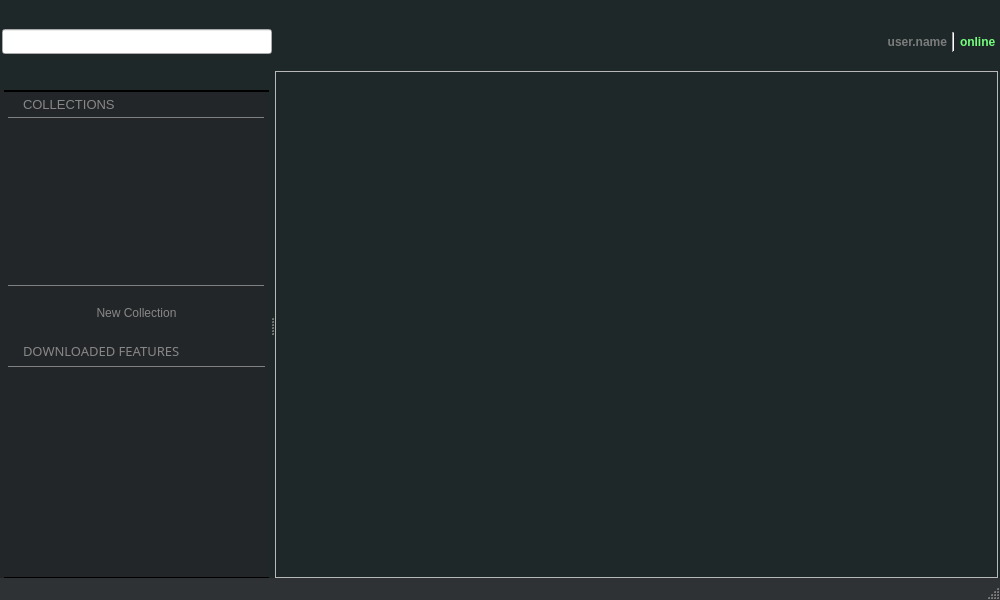
<?xml version="1.0" encoding="UTF-8"?>
<ui version="4.0">
 <class>MainWindow</class>
 <widget class="QMainWindow" name="MainWindow">
  <property name="geometry">
   <rect>
    <x>0</x>
    <y>0</y>
    <width>1000</width>
    <height>600</height>
   </rect>
  </property>
  <property name="sizePolicy">
   <sizepolicy hsizetype="Minimum" vsizetype="Minimum">
    <horstretch>0</horstretch>
    <verstretch>0</verstretch>
   </sizepolicy>
  </property>
  <property name="minimumSize">
   <size>
    <width>1000</width>
    <height>600</height>
   </size>
  </property>
  <property name="windowTitle">
   <string>MainWindow</string>
  </property>
  <property name="styleSheet">
   <string notr="true">QMainWindow#MainWindow{ background-color: #1E2828;
																	 color: red;}</string>
  </property>
  <widget class="QWidget" name="centralwidget">
   <layout class="QVBoxLayout" name="verticalLayout_2">
    <property name="spacing">
     <number>0</number>
    </property>
    <property name="leftMargin">
     <number>0</number>
    </property>
    <property name="topMargin">
     <number>0</number>
    </property>
    <property name="rightMargin">
     <number>2</number>
    </property>
    <property name="bottomMargin">
     <number>0</number>
    </property>
    <item>
     <widget class="QFrame" name="frame">
      <property name="styleSheet">
       <string notr="true"/>
      </property>
      <property name="frameShape">
       <enum>QFrame::StyledPanel</enum>
      </property>
      <property name="frameShadow">
       <enum>QFrame::Raised</enum>
      </property>
     </widget>
    </item>
   </layout>
  </widget>
  <widget class="QMenuBar" name="menubar">
   <property name="geometry">
    <rect>
     <x>0</x>
     <y>0</y>
     <width>1000</width>
     <height>25</height>
    </rect>
   </property>
  </widget>
  <widget class="QStatusBar" name="statusbar">
   <property name="styleSheet">
    <string notr="true">QStatusBar#statusbar {background-color: #2E3235;
													 border-top-color: 1.5px solid black; }

/*border: 1.5px solid black;
					 										   border-right-color: transparent;
					 										   border-left-color: transparent; */</string>
   </property>
  </widget>
  <widget class="QDockWidget" name="dockWidget_collections">
   <property name="sizePolicy">
    <sizepolicy hsizetype="Preferred" vsizetype="Minimum">
     <horstretch>0</horstretch>
     <verstretch>0</verstretch>
    </sizepolicy>
   </property>
   <property name="minimumSize">
    <size>
     <width>269</width>
     <height>437</height>
    </size>
   </property>
   <property name="maximumSize">
    <size>
     <width>400</width>
     <height>524287</height>
    </size>
   </property>
   <property name="contextMenuPolicy">
    <enum>Qt::PreventContextMenu</enum>
   </property>
   <property name="styleSheet">
    <string notr="true"/>
   </property>
   <property name="features">
    <set>QDockWidget::NoDockWidgetFeatures</set>
   </property>
   <property name="allowedAreas">
    <set>Qt::NoDockWidgetArea</set>
   </property>
   <property name="windowTitle">
    <string notr="true"/>
   </property>
   <attribute name="dockWidgetArea">
    <number>1</number>
   </attribute>
   <widget class="QWidget" name="dockWidgetContents">
    <property name="sizePolicy">
     <sizepolicy hsizetype="MinimumExpanding" vsizetype="Preferred">
      <horstretch>0</horstretch>
      <verstretch>0</verstretch>
     </sizepolicy>
    </property>
    <property name="maximumSize">
     <size>
      <width>500</width>
      <height>16777215</height>
     </size>
    </property>
    <property name="styleSheet">
     <string notr="true">QWidget#dockWidgetContents { background-color: #232628; 
																		  }</string>
    </property>
    <layout class="QVBoxLayout" name="verticalLayout">
     <property name="spacing">
      <number>8</number>
     </property>
     <property name="leftMargin">
      <number>4</number>
     </property>
     <property name="topMargin">
      <number>0</number>
     </property>
     <property name="rightMargin">
      <number>0</number>
     </property>
     <property name="bottomMargin">
      <number>0</number>
     </property>
     <item>
      <widget class="QFrame" name="frame_collection">
       <property name="sizePolicy">
        <sizepolicy hsizetype="MinimumExpanding" vsizetype="Preferred">
         <horstretch>0</horstretch>
         <verstretch>0</verstretch>
        </sizepolicy>
       </property>
       <property name="minimumSize">
        <size>
         <width>0</width>
         <height>200</height>
        </size>
       </property>
       <property name="maximumSize">
        <size>
         <width>16777215</width>
         <height>200</height>
        </size>
       </property>
       <property name="baseSize">
        <size>
         <width>0</width>
         <height>0</height>
        </size>
       </property>
       <property name="styleSheet">
        <string notr="true">QFrame#frame_collection { border: 1.5px solid black;
					 										   border-right-color: transparent;
					 										   border-left-color: transparent;
																border-bottom-color: transparent;
															  }</string>
       </property>
       <property name="frameShape">
        <enum>QFrame::StyledPanel</enum>
       </property>
       <property name="frameShadow">
        <enum>QFrame::Raised</enum>
       </property>
       <layout class="QVBoxLayout" name="verticalLayout_3">
        <property name="spacing">
         <number>5</number>
        </property>
        <property name="leftMargin">
         <number>2</number>
        </property>
        <property name="topMargin">
         <number>5</number>
        </property>
        <property name="rightMargin">
         <number>3</number>
        </property>
        <property name="bottomMargin">
         <number>2</number>
        </property>
        <item>
         <widget class="QLabel" name="label_collections">
          <property name="text">
           <string>&lt;!DOCTYPE HTML PUBLIC &quot;-//W3C//DTD HTML 4.0//EN&quot; &quot;http://www.w3.org/TR/REC-html40/strict.dtd&quot;&gt;
&lt;html&gt;&lt;head&gt;&lt;meta name=&quot;qrichtext&quot; content=&quot;1&quot; /&gt;&lt;style type=&quot;text/css&quot;&gt;
p, li { white-space: pre-wrap; }
&lt;/style&gt;&lt;/head&gt;&lt;body style=&quot; font-family:'Ubuntu'; font-size:11pt; font-weight:400; font-style:normal;&quot;&gt;
&lt;p style=&quot; margin-top:12px; margin-bottom:12px; margin-left:0px; margin-right:0px; -qt-block-indent:0; text-indent:0px;&quot;&gt;&lt;span style=&quot; font-size:10pt; color:#878787;&quot;&gt;COLLECTIONS&lt;/span&gt;&lt;/p&gt;&lt;/body&gt;&lt;/html&gt;</string>
          </property>
          <property name="indent">
           <number>15</number>
          </property>
          <property name="textInteractionFlags">
           <set>Qt::NoTextInteraction</set>
          </property>
         </widget>
        </item>
        <item>
         <widget class="QListView" name="listView_collections">
          <property name="styleSheet">
           <string notr="true">QListView#listView_collections {border: 1px solid gray;
																		  border-right-color: transparent;
																		  border-left-color: transparent;
																		  /*border-bottom-color: transparent;*/
																		  background-color: #232628; 
																		  }</string>
          </property>
          <property name="viewMode">
           <enum>QListView::ListMode</enum>
          </property>
         </widget>
        </item>
       </layout>
      </widget>
     </item>
     <item>
      <widget class="QToolButton" name="toolButton_collection">
       <property name="sizePolicy">
        <sizepolicy hsizetype="Preferred" vsizetype="Fixed">
         <horstretch>0</horstretch>
         <verstretch>0</verstretch>
        </sizepolicy>
       </property>
       <property name="minimumSize">
        <size>
         <width>0</width>
         <height>30</height>
        </size>
       </property>
       <property name="maximumSize">
        <size>
         <width>16777215</width>
         <height>30</height>
        </size>
       </property>
       <property name="styleSheet">
        <string notr="true">QToolButton#toolButton_collection {/*border: 1px solid black;*/
																					 background-color: #232628;
																					 color: #878787;
																					 border-left-color: transparent;
																					 border-right-color: transparent;}

QToolButton#toolButton_collection:hover {color: white;}
</string>
       </property>
       <property name="text">
        <string>New Collection</string>
       </property>
       <property name="toolButtonStyle">
        <enum>Qt::ToolButtonTextBesideIcon</enum>
       </property>
       <property name="autoRaise">
        <bool>true</bool>
       </property>
       <property name="arrowType">
        <enum>Qt::NoArrow</enum>
       </property>
      </widget>
     </item>
     <item>
      <widget class="QFrame" name="frame_downloaded">
       <property name="sizePolicy">
        <sizepolicy hsizetype="MinimumExpanding" vsizetype="Preferred">
         <horstretch>0</horstretch>
         <verstretch>0</verstretch>
        </sizepolicy>
       </property>
       <property name="minimumSize">
        <size>
         <width>0</width>
         <height>150</height>
        </size>
       </property>
       <property name="baseSize">
        <size>
         <width>0</width>
         <height>100</height>
        </size>
       </property>
       <property name="styleSheet">
        <string notr="true">QFrame#frame_downloaded {border: 1px solid black;
										   							border-right-color: transparent;
					 												border-left-color: transparent;
																	border-top-color: transparent;
																	}</string>
       </property>
       <property name="frameShape">
        <enum>QFrame::StyledPanel</enum>
       </property>
       <property name="frameShadow">
        <enum>QFrame::Raised</enum>
       </property>
       <layout class="QVBoxLayout" name="verticalLayout_4">
        <property name="leftMargin">
         <number>3</number>
        </property>
        <property name="topMargin">
         <number>5</number>
        </property>
        <property name="rightMargin">
         <number>3</number>
        </property>
        <property name="bottomMargin">
         <number>2</number>
        </property>
        <item>
         <widget class="QLabel" name="label_downloaded">
          <property name="font">
           <font>
            <family>Garuda</family>
           </font>
          </property>
          <property name="text">
           <string>&lt;html&gt;&lt;head/&gt;&lt;body&gt;&lt;p&gt;&lt;span style=&quot; font-size:10pt; color:#878787;&quot;&gt;DOWNLOADED FEATURES&lt;/span&gt;&lt;/p&gt;&lt;/body&gt;&lt;/html&gt;</string>
          </property>
          <property name="indent">
           <number>15</number>
          </property>
         </widget>
        </item>
        <item>
         <widget class="QTableView" name="tableView_downloaded">
          <property name="styleSheet">
           <string notr="true">QTableView#tableView_downloaded {border: 1px solid gray;
																		  			  border-right-color: transparent;
																		  			  border-left-color: transparent;
																		  			  border-bottom-color: transparent;
																					  background-color: #232628;
																					  }</string>
          </property>
         </widget>
        </item>
       </layout>
      </widget>
     </item>
    </layout>
   </widget>
  </widget>
  <widget class="QDockWidget" name="dockWidget_top">
   <property name="sizePolicy">
    <sizepolicy hsizetype="Fixed" vsizetype="Fixed">
     <horstretch>0</horstretch>
     <verstretch>0</verstretch>
    </sizepolicy>
   </property>
   <property name="minimumSize">
    <size>
     <width>459</width>
     <height>65</height>
    </size>
   </property>
   <property name="maximumSize">
    <size>
     <width>524287</width>
     <height>65</height>
    </size>
   </property>
   <property name="contextMenuPolicy">
    <enum>Qt::PreventContextMenu</enum>
   </property>
   <property name="features">
    <set>QDockWidget::NoDockWidgetFeatures</set>
   </property>
   <property name="allowedAreas">
    <set>Qt::NoDockWidgetArea</set>
   </property>
   <property name="windowTitle">
    <string notr="true"/>
   </property>
   <attribute name="dockWidgetArea">
    <number>4</number>
   </attribute>
   <widget class="QWidget" name="dockWidgetContents_3">
    <layout class="QHBoxLayout" name="horizontalLayout">
     <property name="spacing">
      <number>5</number>
     </property>
     <property name="leftMargin">
      <number>2</number>
     </property>
     <property name="topMargin">
      <number>0</number>
     </property>
     <property name="rightMargin">
      <number>4</number>
     </property>
     <property name="bottomMargin">
      <number>0</number>
     </property>
     <item>
      <widget class="QLineEdit" name="lineEdit_search">
       <property name="sizePolicy">
        <sizepolicy hsizetype="Fixed" vsizetype="Fixed">
         <horstretch>0</horstretch>
         <verstretch>0</verstretch>
        </sizepolicy>
       </property>
       <property name="minimumSize">
        <size>
         <width>270</width>
         <height>10</height>
        </size>
       </property>
       <property name="maximumSize">
        <size>
         <width>150</width>
         <height>25</height>
        </size>
       </property>
      </widget>
     </item>
     <item>
      <widget class="QLabel" name="label_username">
       <property name="contextMenuPolicy">
        <enum>Qt::NoContextMenu</enum>
       </property>
       <property name="text">
        <string>&lt;html&gt;&lt;head/&gt;&lt;body&gt;&lt;p align=&quot;right&quot;&gt;&lt;span style=&quot; font-weight:600; color:#7c7c7c;&quot;&gt;user.name&lt;/span&gt;&lt;/p&gt;&lt;/body&gt;&lt;/html&gt;</string>
       </property>
      </widget>
     </item>
     <item>
      <widget class="Line" name="line">
       <property name="sizePolicy">
        <sizepolicy hsizetype="Fixed" vsizetype="Fixed">
         <horstretch>0</horstretch>
         <verstretch>0</verstretch>
        </sizepolicy>
       </property>
       <property name="minimumSize">
        <size>
         <width>0</width>
         <height>20</height>
        </size>
       </property>
       <property name="lineWidth">
        <number>1</number>
       </property>
       <property name="orientation">
        <enum>Qt::Vertical</enum>
       </property>
      </widget>
     </item>
     <item>
      <widget class="QLabel" name="label_status">
       <property name="sizePolicy">
        <sizepolicy hsizetype="Fixed" vsizetype="Fixed">
         <horstretch>0</horstretch>
         <verstretch>0</verstretch>
        </sizepolicy>
       </property>
       <property name="text">
        <string>&lt;html&gt;&lt;head/&gt;&lt;body&gt;&lt;p&gt;&lt;span style=&quot; font-weight:600; color:#73ff7c;&quot;&gt;online&lt;/span&gt;&lt;/p&gt;&lt;/body&gt;&lt;/html&gt;</string>
       </property>
      </widget>
     </item>
    </layout>
   </widget>
  </widget>
 </widget>
 <resources/>
 <connections/>
</ui>
